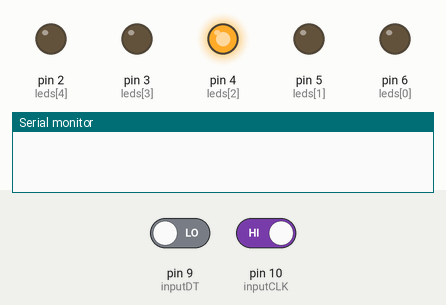
Simulated run of this sketch. Board: Arduino Uno, built with avr-gcc and run on an emulated ATmega328P. Shown: output pins drawn as LEDs (lit = HIGH), the last lines printed to the serial monitor. The test bench sets the inputs (shaded band); at power-on: pin 10 (inputCLK) HIGH, pin 9 (inputDT) LOW.

Above: at 1.2 s.
1.3 s: pin 10 (inputCLK) driven LOW
At 2.2 s:
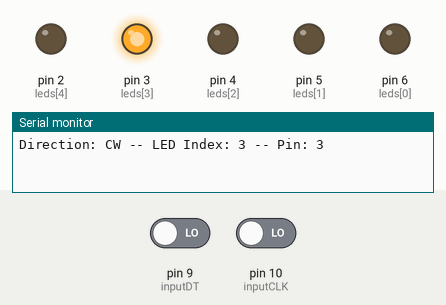
2.8 s: pin 10 (inputCLK) driven HIGH
At 3.3 s:
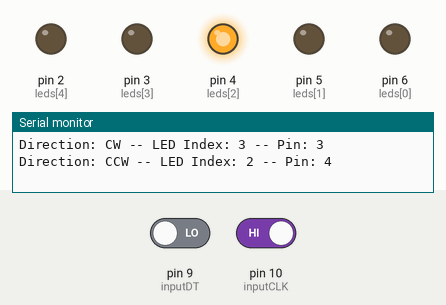
4.3 s: pin 9 (inputDT) driven HIGH and pin 10 (inputCLK) driven LOW
At 5.5 s:
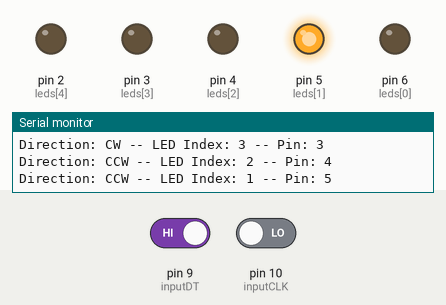
5.8 s: pin 9 (inputDT) driven LOW and pin 10 (inputCLK) driven HIGH
At 6.8 s:
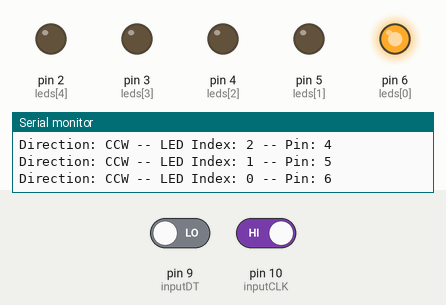
Timing chart, 0 to 8.3 s (numbered marks = the images above; inputs shaded):
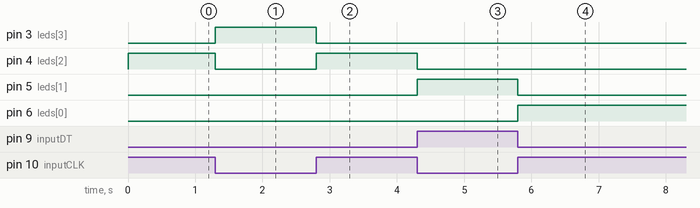

The sketch:

CS-4540-lab6-Quadrature-1.ino
```cpp
// rotary encoder inputs
#define inputCLK 10
#define inputDT 9

// led outputs in order from counterclockwise end to clockwise end
// turning clockwise moves the lit led from pin 6 toward pin 2
// turning counterclockwise moves the lit led from pin 2 toward pin 6
const int leds[] = {6, 5, 4, 3, 2};  // index 0=CCW end, index 4=CW end
const int numLeds = 5;

int ledIndex = 2;  // start in the middle (pin 4)
int currentStateCLK;
int previousStateCLK;
String encdir = "";

void setup() {
  pinMode(inputCLK, INPUT);
  pinMode(inputDT, INPUT);

  // set all led pins as outputs
  for (int i = 0; i < numLeds; i++) {
    pinMode(leds[i], OUTPUT);
  }

  Serial.begin(9600);
  previousStateCLK = digitalRead(inputCLK);

  // light up the starting led
  digitalWrite(leds[ledIndex], HIGH);
}

void loop() {
  currentStateCLK = digitalRead(inputCLK);

  if (currentStateCLK != previousStateCLK) {

    if (digitalRead(inputDT) != currentStateCLK) {
      // rotating counterclockwise
      // moves the index towrd zero which is pin 6 and stops it once it reaches there
      if (ledIndex > 0) {
        ledIndex--;
      }
      encdir = "CCW";

    } else {
      // rotating clockwise toward pin 2 and stops it there
      if (ledIndex < numLeds - 1) {
        ledIndex++;
      }
      encdir = "CW";
    }

    // turn off all leds then light only the current one
    for (int i = 0; i < numLeds; i++) {
      digitalWrite(leds[i], LOW);
    }
    digitalWrite(leds[ledIndex], HIGH);

    Serial.print("Direction: ");
    Serial.print(encdir);
    Serial.print(" -- LED Index: ");
    Serial.print(ledIndex);
    Serial.print(" -- Pin: ");
    Serial.println(leds[ledIndex]);
  }

  previousStateCLK = currentStateCLK;
}
```

Measured:
- after the input at 1.3 s, pin 3 (leds[3]): LOW → HIGH at once; pin 4 (leds[2]): HIGH → LOW at once
- after the input at 2.8 s, pin 3 (leds[3]): HIGH → LOW at once; pin 4 (leds[2]): LOW → HIGH at once
- after the input at 4.3 s, pin 4 (leds[2]): HIGH → LOW at once; pin 5 (leds[1]): LOW → HIGH at once
- after the input at 5.8 s, pin 5 (leds[1]): HIGH → LOW at once; pin 6 (leds[0]): LOW → HIGH at once
